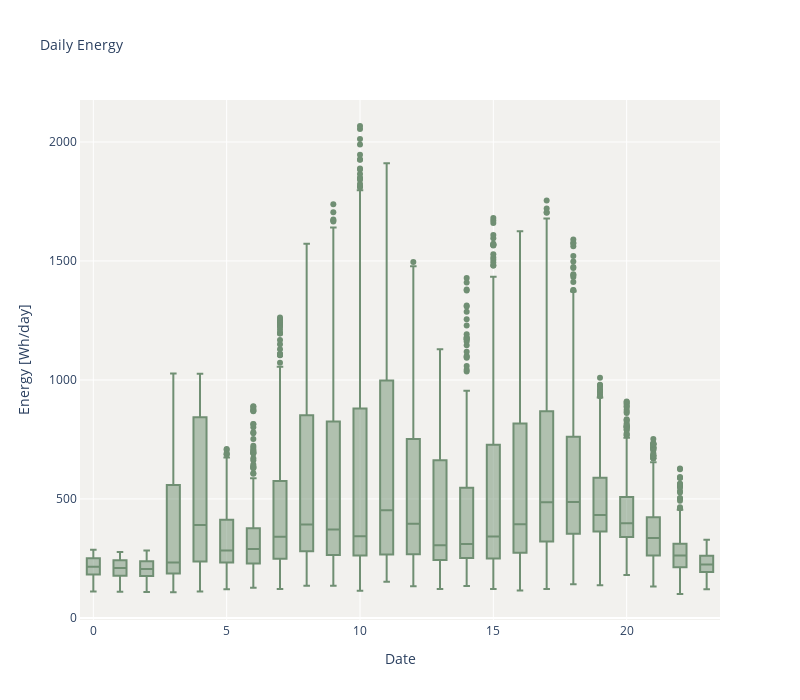

The code cell stored with this chart in its notebook:
### Code cell
fig = px.box(df, x='HourOfDay', y='Consumption', title='Hourly Electricity Consumption')

fig.update_layout(
    title='Daily Energy',
    plot_bgcolor='#f2f1ee',  
    paper_bgcolor='white',  
    yaxis_title='Energy [Wh/day]',
    legend_title='Type',
    xaxis_title='Date',
    xaxis=dict(
        showline=True,
        showgrid=True,
        gridcolor='white',
        linecolor='white',
    ),
    yaxis=dict(
        showline=True,
        showgrid=True,
        gridcolor='white', 
        linecolor='white',
    )
)


fig.update_traces(marker_color='#708f73')


# Update the font size
fig.update_layout(
    title_font_size=14,
    legend_title_font_size=14,
    width = 800,
    height = 700
)


fig.show()

### Figure 1 — Plotly figure (JSON) as saved in the notebook; plotly's stock layout.template omitted (floating-point values rounded to 4 significant figures; data arrays with more than 128 entries replaced by an {"elided": "..."} marker saying what was removed)
{"data": [{"alignmentgroup": "True", "hovertemplate": "HourOfDay=%{x}<br>Consumption=%{y}<extra></extra>", "legendgroup": "", "marker": {"color": "#708f73"}, "name": "", "notched": false, "offsetgroup": "", "orientation": "v", "showlegend": false, "type": "box", "x": {"elided": "7872 int values"}, "x0": " ", "xaxis": "x", "y": {"elided": "7872 float values"}, "y0": " ", "yaxis": "y"}], "layout": {"boxmode": "group", "height": 700, "legend": {"title": {"font": {"size": 14}, "text": "Type"}, "tracegroupgap": 0}, "paper_bgcolor": "white", "plot_bgcolor": "#f2f1ee", "title": {"font": {"size": 14}, "text": "Daily Energy"}, "width": 800, "xaxis": {"anchor": "y", "domain": [0, 1], "gridcolor": "white", "linecolor": "white", "showgrid": true, "showline": true, "title": {"text": "Date"}}, "yaxis": {"anchor": "x", "domain": [0, 1], "gridcolor": "white", "linecolor": "white", "showgrid": true, "showline": true, "title": {"text": "Energy [Wh/day]"}}}}
